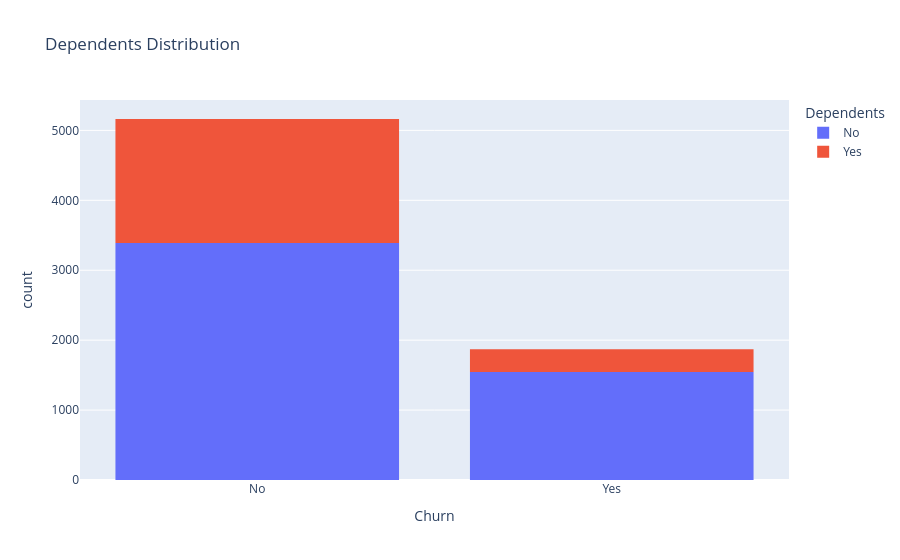

The cell this chart's notebook holds for it:
### Code cell
px.histogram(df, x="Churn", color="Dependents",
             title="Dependents Distribution").show()

### Figure 1 — Plotly figure (JSON) as saved in the notebook; plotly's stock layout.template omitted (floating-point values rounded to 4 significant figures; data arrays with more than 128 entries replaced by an {"elided": "..."} marker saying what was removed)
{"data": [{"bingroup": "x", "hovertemplate": "Dependents=No<br>Churn=%{x}<br>count=%{y}<extra></extra>", "legendgroup": "No", "marker": {"color": "#636efa", "pattern": {"shape": ""}}, "name": "No", "orientation": "v", "showlegend": true, "type": "histogram", "x": {"elided": "4933 str values"}, "xaxis": "x", "yaxis": "y"}, {"bingroup": "x", "hovertemplate": "Dependents=Yes<br>Churn=%{x}<br>count=%{y}<extra></extra>", "legendgroup": "Yes", "marker": {"color": "#EF553B", "pattern": {"shape": ""}}, "name": "Yes", "orientation": "v", "showlegend": true, "type": "histogram", "x": {"elided": "2099 str values"}, "xaxis": "x", "yaxis": "y"}], "layout": {"barmode": "relative", "legend": {"title": {"text": "Dependents"}, "tracegroupgap": 0}, "title": {"text": "Dependents Distribution"}, "xaxis": {"anchor": "y", "domain": [0, 1], "title": {"text": "Churn"}}, "yaxis": {"anchor": "x", "domain": [0, 1], "title": {"text": "count"}}}}
